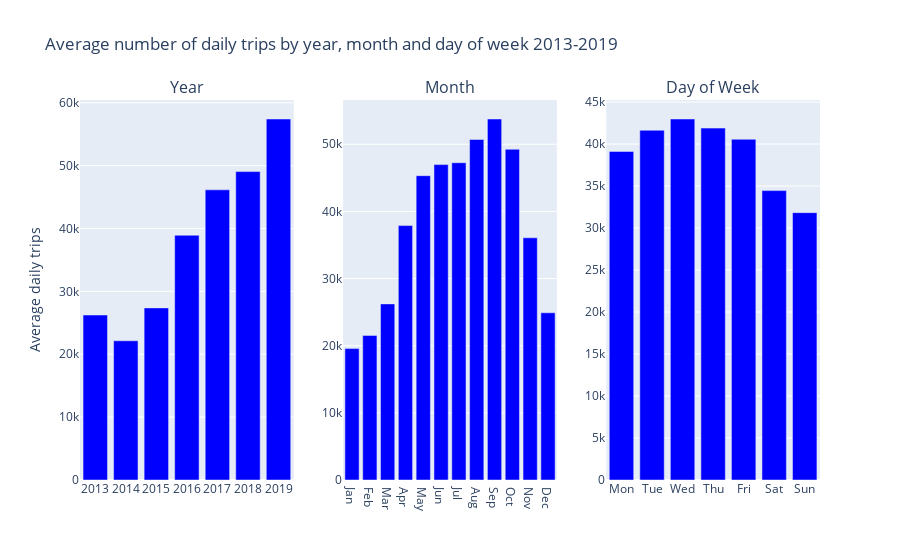

The cell this chart's notebook holds for it:
### Code cell
df = df_nyc[df_nyc["Year"] < 2020].copy()
df_year = df.groupby(["Year"]).mean().reset_index()
df_year["Year"] = df_year["Year"].astype(str)
df_month = df.groupby(["Month"]).mean().reset_index()
df_dow = df.groupby(["Day of Week"]).mean().reset_index()

fig = make_subplots(rows=1, cols=3, subplot_titles=["Year", "Month", "Day of Week"])

fig.update_layout(
    barmode='group',
    title_text="Average number of daily trips by year, month and day of week 2013-2019"
)

months = [calendar.month_abbr[i] for i in range(1,13)]
dows = [calendar.day_abbr[i] for i in range(0,7)]

fig.append_trace(go.Bar(x=df_year["Year"], y=df_year["count"], marker_color="blue", showlegend=False), row=1, col=1)
fig.append_trace(go.Bar(x=months, y=df_month["count"], marker_color="blue", showlegend=False), row=1, col=2)
fig.append_trace(go.Bar(x=dows, y=df_dow["count"], marker_color="blue", showlegend=False), row=1, col=3)

fig.update_yaxes(title_text="Average daily trips", row=1, col=1)

fig.show()

### Figure 1 — Plotly figure (JSON) as saved in the notebook; plotly's stock layout.template omitted (floating-point values rounded to 4 significant figures)
{"data": [{"marker": {"color": "blue"}, "showlegend": false, "type": "bar", "x": ["2013", "2014", "2015", "2016", "2017", "2018", "2019"], "xaxis": "x", "y": [26240.0, 22140.0, 27370.0, 38930.0, 46150.0, 49050.0, 57420.0], "yaxis": "y"}, {"marker": {"color": "blue"}, "showlegend": false, "type": "bar", "x": ["Jan", "Feb", "Mar", "Apr", "May", "Jun", "Jul", "Aug", "Sep", "Oct", "Nov", "Dec"], "xaxis": "x2", "y": [19570.0, 21530.0, 26230.0, 37890.0, 45320.0, 46960.0, 47250.0, 50700.0, 53760.0, 49250.0, 36070.0, 24900.0], "yaxis": "y2"}, {"marker": {"color": "blue"}, "showlegend": false, "type": "bar", "x": ["Mon", "Tue", "Wed", "Thu", "Fri", "Sat", "Sun"], "xaxis": "x3", "y": [39120.0, 41640.0, 42980.0, 41900.0, 40570.0, 34460.0, 31830.0], "yaxis": "y3"}], "layout": {"annotations": [{"font": {"size": 16}, "showarrow": false, "text": "Year", "x": 0.1444, "xanchor": "center", "xref": "paper", "y": 1, "yanchor": "bottom", "yref": "paper"}, {"font": {"size": 16}, "showarrow": false, "text": "Month", "x": 0.5, "xanchor": "center", "xref": "paper", "y": 1, "yanchor": "bottom", "yref": "paper"}, {"font": {"size": 16}, "showarrow": false, "text": "Day of Week", "x": 0.8556, "xanchor": "center", "xref": "paper", "y": 1, "yanchor": "bottom", "yref": "paper"}], "barmode": "group", "title": {"text": "Average number of daily trips by year, month and day of week 2013-2019"}, "xaxis": {"anchor": "y", "domain": [0, 0.2889]}, "xaxis2": {"anchor": "y2", "domain": [0.3556, 0.6444]}, "xaxis3": {"anchor": "y3", "domain": [0.7111, 1]}, "yaxis": {"anchor": "x", "domain": [0, 1], "title": {"text": "Average daily trips"}}, "yaxis2": {"anchor": "x2", "domain": [0, 1]}, "yaxis3": {"anchor": "x3", "domain": [0, 1]}}}
